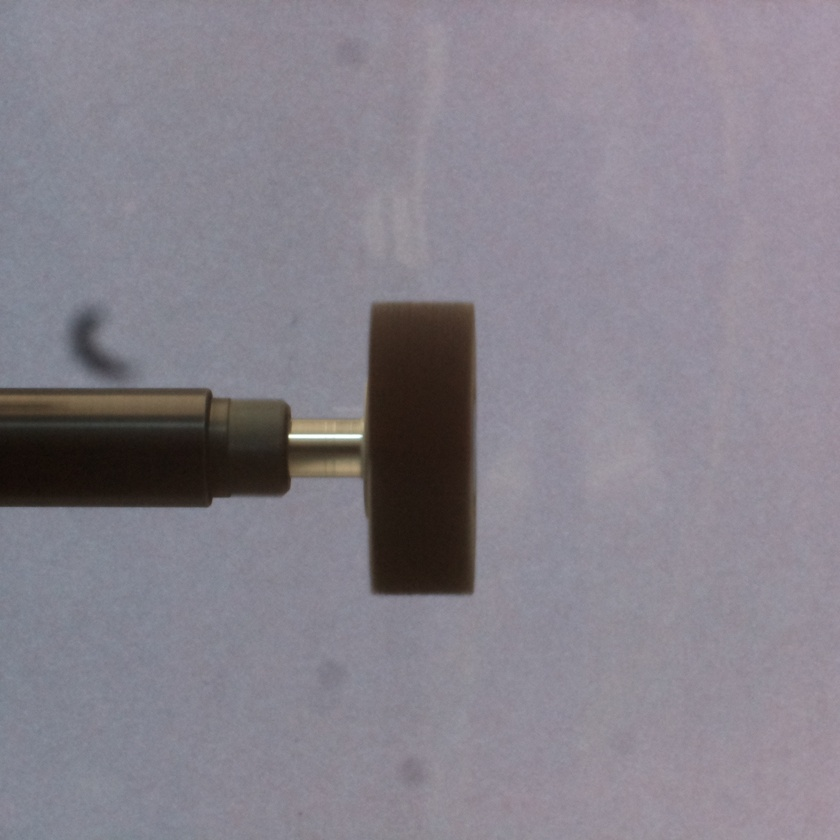
#> input picture Images/30mm/2024_08_16-09_16_image_raw.jpeg, 840 x 840 px, shrunk from 2000 x 2000 before the run, found by its file name
$ python 30mm_Sampled_points.py
#> lines starting #> are read from the running program, lines starting #| are printed output that depends on the picture; after the words box and inside, x2 and y2 are one past the last pixel; in counts of white or black regions, pixels touching at a corner belong together
import cv2
import numpy as np
import matplotlib.pyplot as plt
from scipy.signal import find_peaks # type: ignore
from scipy.interpolate import splprep, splev # type: ignore

def draw_vertical_lines_on_image(input_image_path, output_image_path, line_distance):
    # Load the input image
#> called with line_distance = 5
    image = cv2.imread(input_image_path)
#> image is the input picture: shape (840, 840, 3); mean B, G, R 138.8, 129.3, 134.1

    # Convert to grayscale
    gray_image = cv2.cvtColor(image, cv2.COLOR_BGR2GRAY)

    # Convert to binary image using thresholding
    _, binary_image = cv2.threshold(gray_image, 127, 255, cv2.THRESH_BINARY)
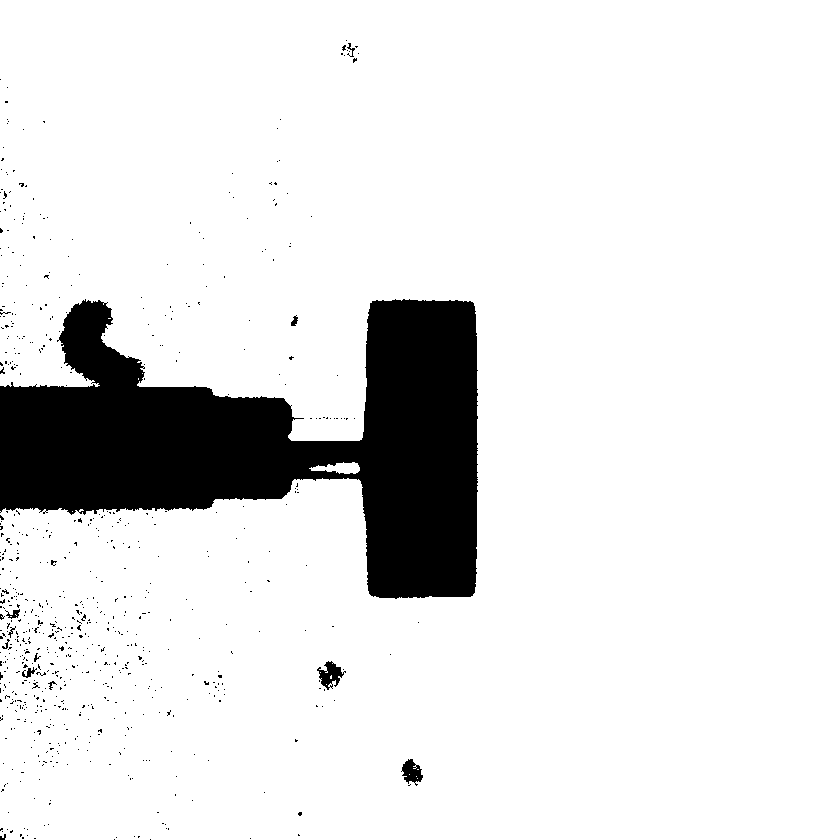
#> binary_image: shape (840, 840); 89.1% white; 703 black regions (691 under 20 px), largest, box (x1, y1, x2, y2) and area: (0, 299, 478, 599) 73728, (317, 661, 346, 690) 399, (401, 759, 423, 786) 339

    # Apply Gaussian blur to the binary image
    blurred_image = cv2.GaussianBlur(binary_image, (5, 5), 0)

    # Detect edges using Canny edge detection
    edges = cv2.Canny(blurred_image, 100, 200)
#> edges: shape (840, 840); 0.96% white in thin lines or dots, all inside (x1, y1, x2, y2) = (0, 42, 478, 840)

    # Increase the thickness of the edges
    kernel = np.ones((edge_thickness, edge_thickness), np.uint8)
    edges = cv2.dilate(edges, kernel, iterations=1)
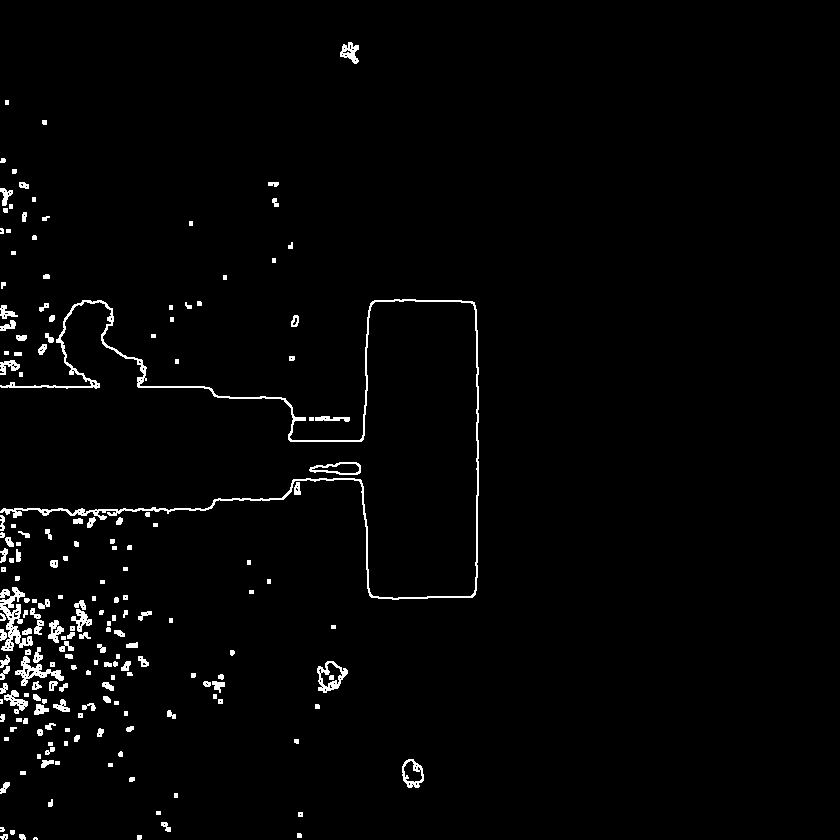
#> edges: shape (840, 840); 2% white; 190 white regions (2 under 20 px), largest, box (x1, y1, x2, y2) and area: (0, 299, 479, 600) 4304, (0, 587, 33, 651) 839, (15, 656, 64, 686) 463

    # Get the coordinates of edge points
    edge_points = np.column_stack(np.where(edges > 0))
#> edge_points = 14141 pairs, first value 42 to 839, second value 0 to 478

    # Extract x and y coordinates
    x_coords = edge_points[:, 1]
#> x_coords = 14141 values, max 478 at index 2840, min 0 at index 285, mean 151.2
    y_coords = edge_points[:, 0]
#> y_coords = 14141 values from 42 to 839

    # Define the range and bins for the histogram
    x_min, x_max = x_coords.min(), x_coords.max()
#> x_min = 0; x_max = 478
    bins = np.arange(x_min, x_max + 1)

    # Calculate the histogram along the x-axis
    countsX, bin_edges = np.histogram(x_coords, bins=bins)
#> countsX = 478 values, max 342 at index 477, min 4 at index 179, mean 29.58; bin_edges = 479 values from 0 to 478
    bin_centers = (bin_edges[:-1] + bin_edges[1:]) / 2
#> bin_centers = 478 values from 0.5 to 477.5

    '''
    # Limit the data for visualization
    countsX = countsX[:250]
    bin_centers = bin_centers[:250]
    '''

    # Find peaks in the histogram
    peaks, _ = find_peaks(countsX, height=75, distance=50)
#> peaks = [3, 366]

    '''
    # Filter out peaks that are out of the truncated range
    valid_peaks = peaks[peaks < len(countsX)]
    '''

    '''
    # Get peak heights and sort them
    if valid_peaks.size > 0:
        peak_heights = countsX[valid_peaks]
        sorted_peaks = np.argsort(peak_heights)[::-1]
        top_two_peaks = valid_peaks[sorted_peaks[:2]]
    else:
        top_two_peaks = []
    '''

    # Check if there are at least two peaks found
    if len(peaks) >= 2:
        # Get peak heights and sort them
        peak_heights = countsX[peaks]
#> peak_heights = [196, 123]
        sorted_peaks = np.argsort(peak_heights)[::-1]
#> sorted_peaks = [0, 1]
        top_two_peaks = peaks[sorted_peaks[:2]]
#> top_two_peaks = [3, 366]

        # Sort the top two peaks by x-coordinate (left to right)
        top_two_peaks = top_two_peaks[np.argsort(bin_centers[top_two_peaks])]

        # Extract x-coordinates of the peaks
        left_peak_x = bin_centers[top_two_peaks[0]]
#> left_peak_x = 3.5
        right_peak_x = bin_centers[top_two_peaks[1]]
#> right_peak_x = 366.5

        print(f"Left peak X-coordinate: {left_peak_x}")
#| Left peak X-coordinate: 3.5
        print(f"Right peak X-coordinate: {right_peak_x}")
#| Right peak X-coordinate: 366.5
    else:
        print("Less than two peaks detected.")
        return

    '''
    # Consider histogram endpoints as potential peaks
    potential_peaks = np.concatenate(([0], valid_peaks, [len(countsX)-1]))
    potential_heights = countsX[potential_peaks]
    sorted_potential_peaks = np.argsort(potential_heights)[::-1]
    top_two_peaks_with_ends = potential_peaks[sorted_potential_peaks[:2]]
    '''

    # Consider histogram endpoints as potential peaks
    potential_peaks = np.concatenate(([0], peaks, [len(countsX)-1]))
#> potential_peaks = [0, 3, 366, 477]
    potential_heights = countsX[potential_peaks]
#> potential_heights = [100, 196, 123, 342]
    sorted_potential_peaks = np.argsort(potential_heights)[::-1]
#> sorted_potential_peaks = [3, 1, 2, 0]
    top_two_peaks_with_ends = potential_peaks[sorted_potential_peaks[:2]]
#> top_two_peaks_with_ends = [477, 3]

    # Plotting
    plt.figure(figsize=(15, 6))

    # Original image with edges
    plt.subplot(1, 2, 1)
    plt.imshow(cv2.cvtColor(image, cv2.COLOR_BGR2RGB))
    plt.contour(edges, colors='r', levels=[0.5])
    plt.title('Image with Edges')
    plt.axis('off')

    # Histogram and peaks
    plt.subplot(1, 2, 2)
    plt.bar(bin_centers, countsX, width=1, color='g', alpha=0.6, label='Histogram')
    plt.plot(bin_centers, countsX, label='Counts')

    if len(top_two_peaks) > 0:
        plt.scatter(bin_centers[top_two_peaks], countsX[top_two_peaks], color='r', s=50, zorder=5, label='Top Peaks')
        plt.axvline(bin_centers[top_two_peaks[0]], color='r', linestyle='--', label='Peak 1')
        if len(top_two_peaks) > 1:
            plt.axvline(bin_centers[top_two_peaks[1]], color='b', linestyle='--', label='Peak 2')

    plt.xlabel('X-coordinate')
    plt.ylabel('Number of Edge Points')
    plt.title('Histogram with Detected Peaks')
    plt.legend()
    plt.grid(True)

    plt.tight_layout()
    plt.show()
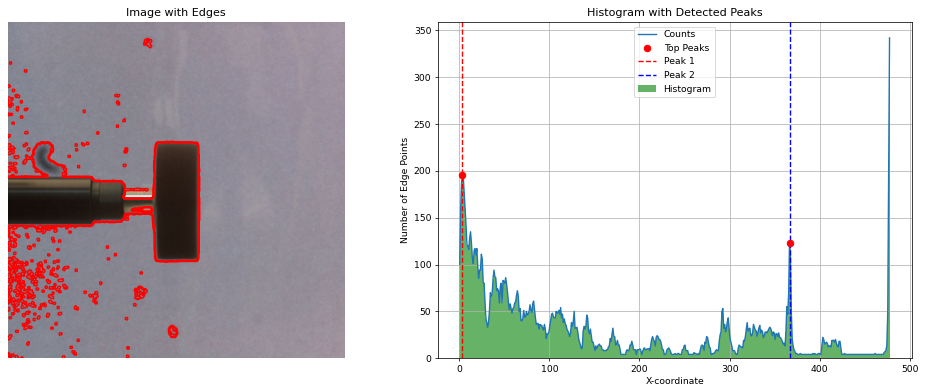
#> figure drawn by matplotlib, 2 panels; panel 2: tallest bar 342 high, from x = 477 to 478; panel 2: curve peaks at x = 477.5, y = 342

    ## For geting the sampled points within the required region (only Flap Wheel)

    # Increase the thickness of the edges
    kernel = np.ones((edge_thickness, edge_thickness), np.uint8)
    edges = cv2.dilate(edges, kernel, iterations=1)
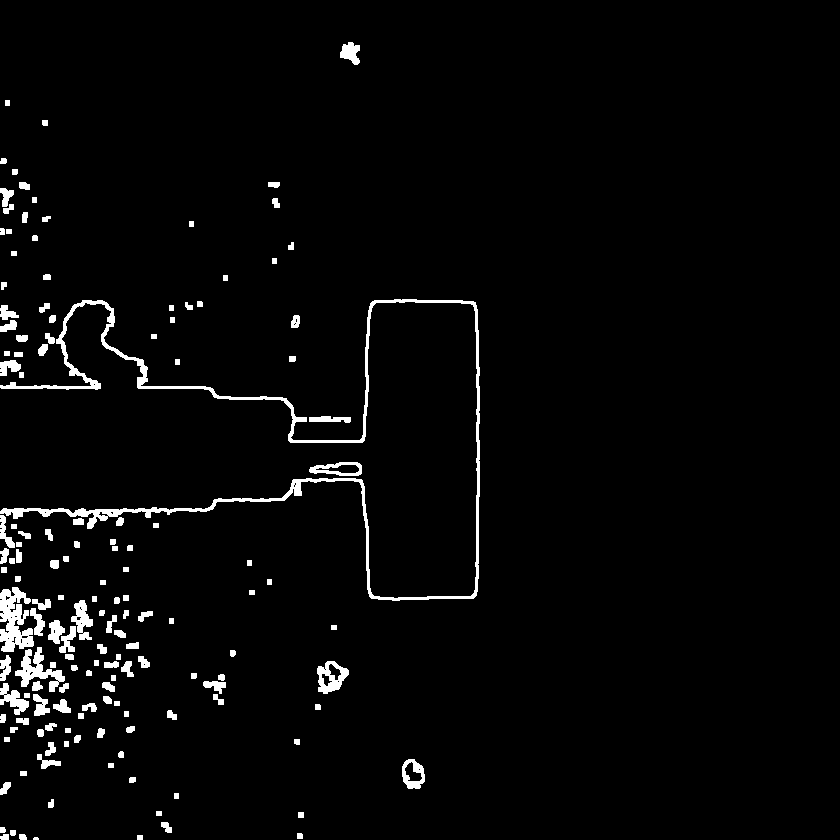
#> edges: shape (840, 840); 2.9% white; 152 white regions (1 under 20 px), largest, box (x1, y1, x2, y2) and area: (0, 299, 480, 601) 6641, (0, 587, 34, 652) 1404, (15, 647, 65, 692) 864

    # Convert the edge image to a color image
    color_edges = cv2.cvtColor(edges, cv2.COLOR_GRAY2BGR)

    # Get the dimensions of the image
    image_height, image_width = edges.shape[:2]

    # Temporary image for drawing lines
    temp_image = np.copy(color_edges)

    # List to store coordinates of highlighted points
    highlighted_points = []

    # Draw vertical white lines and highlight intersections
    for x in range(int(left_peak_x), int(right_peak_x), line_distance):
        for y in range(image_height):
            if edges[y, x] == 255:  # Check if there is an edge at this point
                cv2.circle(color_edges, (x, y), dot_radius, (0, 0, 255), -1)  # Draw a red dot
                highlighted_points.append((x, y))  # Store the coordinates of the intersection
                break
            temp_image[y, x] = (255, 255, 255)  # Draw the vertical line in the temporary image
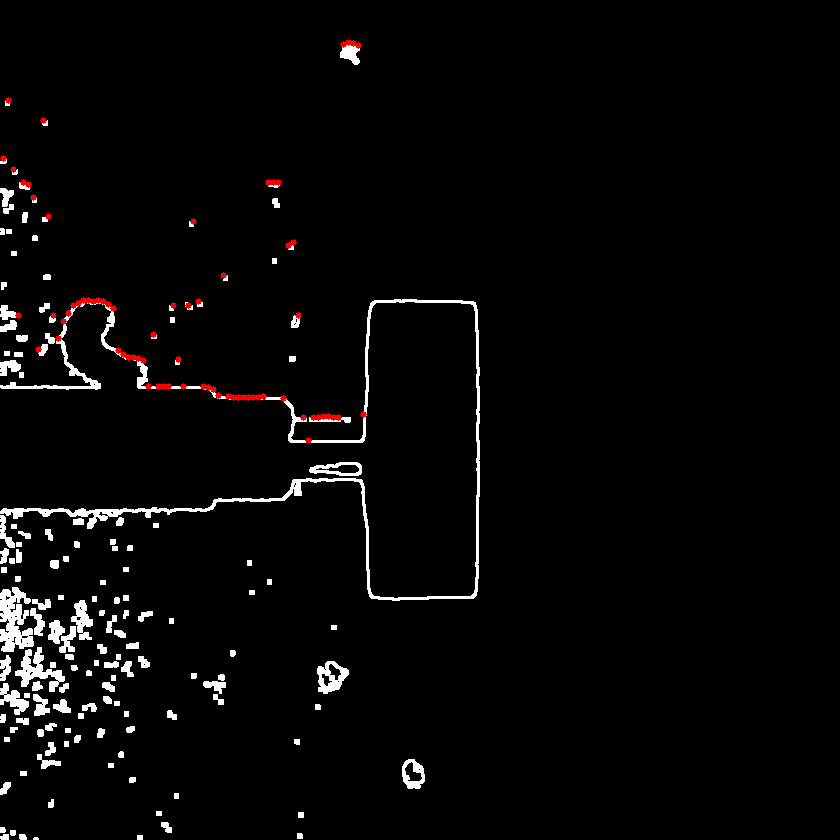
#> color_edges: shape (840, 840, 3); mean B, G, R 6.9, 6.9, 7.7
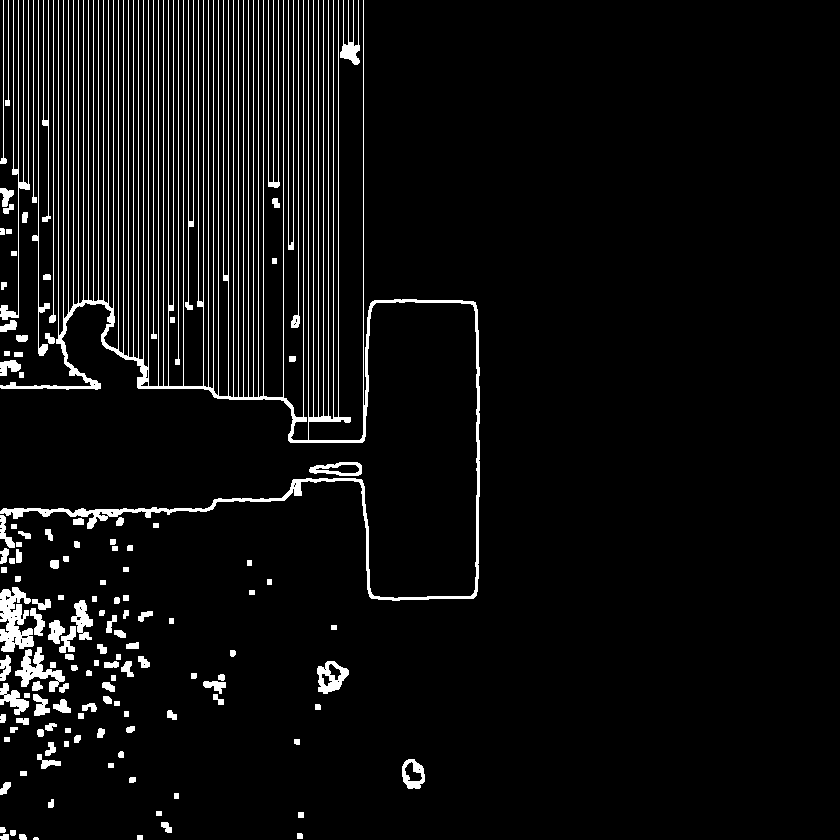
#> temp_image: shape (840, 840, 3); 6.1% white; 142 white regions (1 under 20 px), largest, box (x1, y1, x2, y2) and area: (0, 0, 480, 601) 24492, (0, 587, 34, 652) 1404, (0, 0, 30, 320) 1125
#> after the loop, highlighted_points = 73 pairs, first value 3 to 363, second value 42 to 440

    # Remove vertical white lines by copying the original thick edges to the final image
    final_image = np.copy(color_edges)

    # Save the resulting image to a file using matplotlib
    plt.imsave(output_image_path, cv2.cvtColor(final_image, cv2.COLOR_BGR2RGB))

    # Display the resulting image using matplotlib
    plt.imshow(cv2.cvtColor(color_edges, cv2.COLOR_BGR2RGB))
    plt.title('Vertical Lines and Intersections Highlighted')
    plt.axis('off')  # Hide axis
    plt.show()

    # Save the coordinates to a text file
    with open(coordinates_output_path, 'w') as file:
        for point in highlighted_points:
            file.write(f"{point[0]}, {point[1]}\n")
#> this loop made 73 passes
#> point on passes 1 to 8: (3, 158), (8, 100), (13, 169), (18, 315), (23, 182), (28, 184), (33, 197), (38, 349)

    # Return the list of highlighted points
    return highlighted_points

def plot_spline_from_coordinates(coordinates_file):
    # Read coordinates from the file
    with open(coordinates_output_path, 'r') as file:
        lines = file.readlines()

    # Parse the coordinates
    coordinates = []
    for line in lines:
        x, y = map(int, line.strip().split(', '))
        coordinates.append((x, y))

    # Convert to numpy array for easier manipulation
    coordinates = np.array(coordinates)

    # Sort coordinates by x-value
    sorted_coords = coordinates[np.argsort(coordinates[:, 0])]
    x_sorted = sorted_coords[:, 0]
    y_sorted = sorted_coords[:, 1]

     # Scale the coordinates
    x_scaled = x_sorted * x_scale
    y_scaled = y_sorted * y_scale


    # Fit a spline to the data points
    tck, u = splprep([x_scaled, y_scaled], s=0)
    unew = np.linspace(0, 1.0, num=len(x_sorted)*10)  # Generate points for smooth spline
    out = splev(unew, tck)

    # Plotting
    plt.figure(figsize=(10, 6))
    plt.plot(out[0], out[1], 'b-', label='Spline')
    plt.scatter(x_sorted, y_sorted, color='r', label='Sampled Points')
    plt.xlabel('X-coordinate')
    plt.ylabel('Y-coordinate')
    plt.title('Spline Through Sampled Points')
    # plt.gca().invert_yaxis()  # Flip the y-axis

    # Set axis limits for better scaling (optional)
    plt.xlim(min(x_scaled) - 100, max(x_scaled) + 100)  # Extend range for X-axis
    plt.ylim(min(y_scaled) - 100, max(y_scaled) + 100)  # Extend range for Y-axis

    plt.gca().invert_yaxis()  # Flip the y-axis
    plt.legend()
    plt.grid(True)
    plt.show()
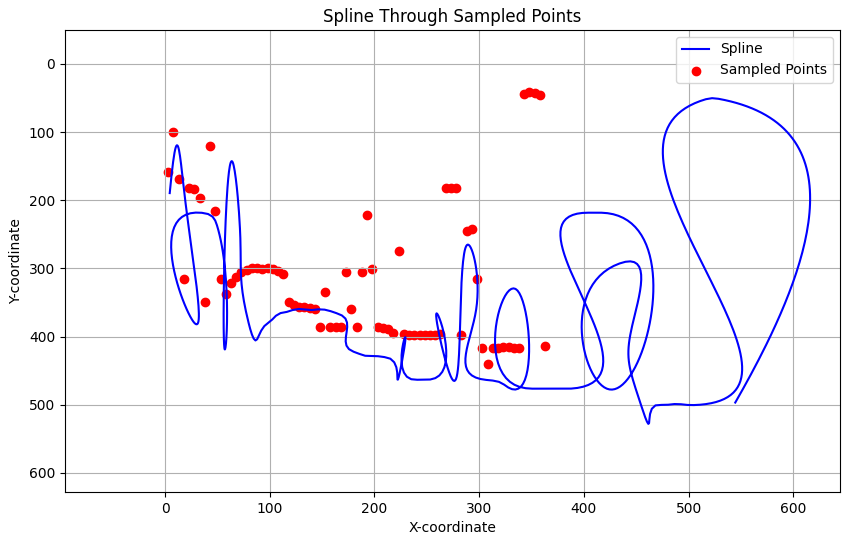
#> figure drawn by matplotlib, 1 panel

# Parameters
input_image_path = r'D:\My Files\HiWi IFPT\hiwiifpt\Images\30mm\2024_08_16-09_16_image_raw.jpeg'  # Path to the input image
output_image_path = r'D:\My Files\HiWi IFPT\hiwiifpt\outputs\test_30.jpg'  # Path to save the output image
coordinates_output_path = r'D:\My Files\HiWi IFPT\hiwiifpt\outputs\coordinates_test_30.txt'  # Path to save the coordinates of the highlighted points
line_distance = 5  # Distance between vertical lines
edge_thickness = 2  # Thickness of the edges of the edge image
dot_radius = 3  # Radius of the red dots at intersection
x_scale = 1.5  # Scale factor for X-axis
y_scale = 1.2  # Scale factor for Y-axis

# Draw vertical lines on the input image
draw_vertical_lines_on_image(input_image_path, output_image_path, line_distance)
plot_spline_from_coordinates(coordinates_output_path)
